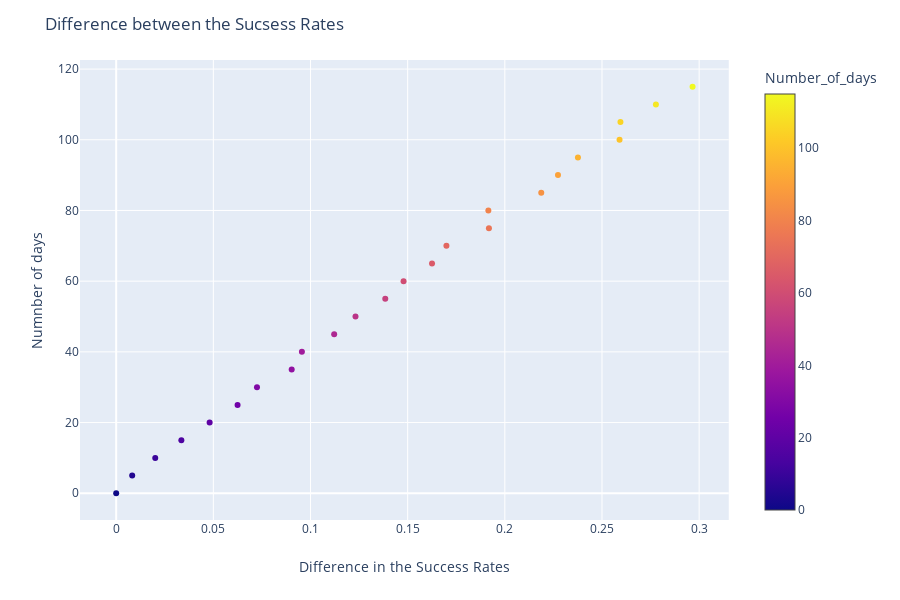

Notebook code cell kept with this figure:
### Markdown cell above
### Difference between the success rates

### Code cell
fig2 = px.scatter(Diff_of_before_after_sucess_rates, x="Difference", y="Number_of_days", color="Number_of_days")
fig2.update_layout(
    title="Difference between the Sucsess Rates",
    xaxis_title="Difference in the Success Rates ",
    yaxis_title="Numnber of days")
fig2.show()

### Figure 1 — Plotly figure (JSON) as saved in the notebook; plotly's stock layout.template omitted (floating-point values rounded to 4 significant figures)
{"data": [{"hoverlabel": {"namelength": 0}, "hovertemplate": "Difference=%{x}<br>Number_of_days=%{marker.color}", "legendgroup": "", "marker": {"color": [0, 5, 10, 15, 20, 25, 30, 35, 40, 45, 50, 55, 60, 65, 70, 75, 80, 85, 90, 95, 100, 105, 110, 115], "coloraxis": "coloraxis", "symbol": "circle"}, "mode": "markers", "name": "", "showlegend": false, "type": "scatter", "x": [0, 0.008232, 0.0201, 0.03353, 0.04808, 0.06247, 0.07245, 0.09032, 0.09557, 0.1122, 0.1232, 0.1385, 0.1479, 0.1625, 0.1699, 0.1918, 0.1915, 0.2187, 0.2273, 0.2376, 0.259, 0.2595, 0.2778, 0.2966], "xaxis": "x", "y": [0, 5, 10, 15, 20, 25, 30, 35, 40, 45, 50, 55, 60, 65, 70, 75, 80, 85, 90, 95, 100, 105, 110, 115], "yaxis": "y"}], "layout": {"coloraxis": {"colorbar": {"title": {"text": "Number_of_days"}}, "colorscale": [[0, "#0d0887"], [0.1111, "#46039f"], [0.2222, "#7201a8"], [0.3333, "#9c179e"], [0.4444, "#bd3786"], [0.5556, "#d8576b"], [0.6667, "#ed7953"], [0.7778, "#fb9f3a"], [0.8889, "#fdca26"], [1, "#f0f921"]]}, "height": 600, "legend": {"tracegroupgap": 0}, "margin": {"t": 60}, "title": {"text": "Difference between the Sucsess Rates"}, "xaxis": {"anchor": "y", "domain": [0, 0.98], "title": {"text": "Difference in the Success Rates "}}, "yaxis": {"anchor": "x", "domain": [0, 1], "title": {"text": "Numnber of days"}}}}
